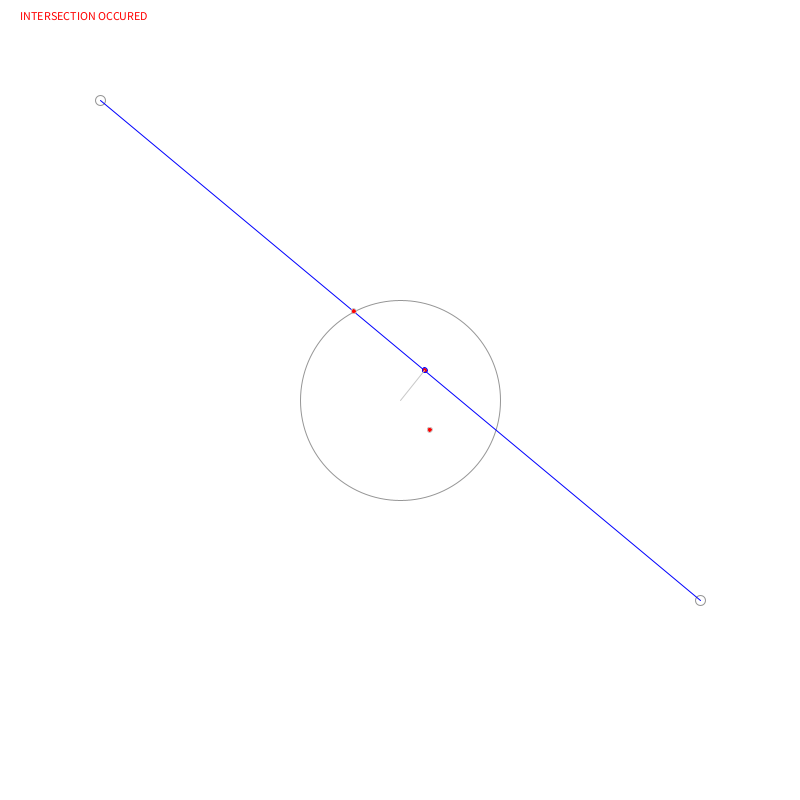
Frame 1 (no input)
Frame 60 (the mouse pressed at the canvas centre just before this capture): identical to frame 1, image omitted
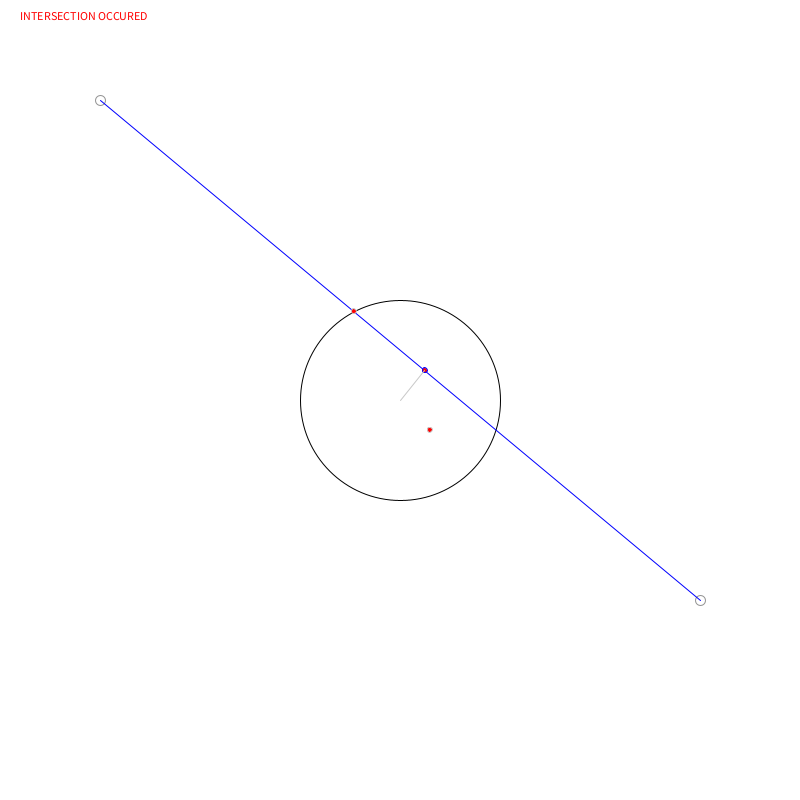
Frame 120 (the mouse held since frame 60 and released just before this capture)

The Processing sketch that drew these frames (run headless with seeded random() and noise(); from frame 60 on, the mouse is pressed at the canvas centre):

// Processing sketch: Circle_Intersection
// ── Circle_Intersection.pde
// Experiments with intersecting a line with a circle

public class Circle {
    private PVector m_position;
    private float   m_radius;
    private boolean m_highlighted;
    private boolean m_locked;
    private PVector m_offset;
    
    Circle(PVector newPosition, float newRadius) {
        m_position = newPosition;
        m_radius = newRadius;
        m_locked = false;
        m_offset = new PVector(0, 0);
    }
    
    public void draw() {
        // update
        m_highlighted = (dist(mouseX, mouseY, m_position.x, m_position.y) <= m_radius);
        
        // draw
        if (m_locked) {
            fill(255, 0, 0, 50);
        } else {
            noFill();
        }
        stroke(m_highlighted ? 0 : 150);
        ellipse(m_position.x, m_position.y, 2 * m_radius, 2 * m_radius);
    }
    
    // obtain offset from mouse
    public void mouseOffset() {
        m_offset.x = mouseX - m_position.x;
        m_offset.y = mouseY - m_position.y;
    }
    
    public void applyOffset() {
        if (m_locked) {
            m_position.x = mouseX - m_offset.x;
            m_position.y = mouseY - m_offset.y;
        }
    }
    
    // getters
    public boolean highlighted() {
        return m_highlighted;
    }
    public boolean locked() {
        return m_locked;
    }
    public PVector position() {
        return m_position;
    }
    public float radius() {
        return m_radius;
    }
    
    // setters
    public void setLocked(boolean locked) {
        if (m_locked != locked) {
            m_locked = locked;
        }
    }
}

public class Line {
    Circle m_p1, m_p2;
    
    Line(Circle p1, Circle p2) {
        m_p1 = p1;
        m_p2 = p2;
    }
    
    void draw() {
        stroke(0, 0, 255);
        // find slope of the line
        //float slope  = (m_p2.position().y - m_p1.position().y) / (m_p2.position().x - m_p1.position().x);
        //float startY = m_p1.position().y - m_p1.position().x * slope;
        //float endY   = m_p2.position().y + (width - m_p2.position().x) * slope;
        //line(0, startY, width, endY);
        line(m_p1.position().x, m_p1.position().y, m_p2.position().x, m_p2.position().y);
    }
}

// ====================[ Main program ]====================
Circle circle;
Circle p1, p2;
Line lineSegment;

void setup() {
    size(800, 800);
    background(255);
    
    // object instantiation
    circle = new Circle(new PVector(width / 2, height / 2), 100);
    p1 = new Circle(new PVector(100, 100), 5);
    p2 = new Circle(new PVector(700, 600), 5);
    lineSegment = new Line(p1, p2);
}

void draw() {
    // refresh background
    background(255);
    
    // draw a circle that can be
    circle.draw();
    p1.draw();
    p2.draw();
    lineSegment.draw();
    
    findIntersect();
}

//PVector getPointClosest( float x1, float y1, float x2, float y2, float x, float y ){
PVector getPointClosest(Line line, float x, float y) {
    float x1 = line.m_p1.position().x;
    float y1 = line.m_p1.position().y;
    float x2 = line.m_p2.position().x;
    float y2 = line.m_p2.position().y;
    
    PVector result = new PVector(); 
      
    float dx = x2 - x1; 
    float dy = y2 - y1; 
    float d = sqrt( dx*dx + dy*dy ); 
    float ca = dx/d; // cosine
    float sa = dy/d; // sine 
      
    float mX = (-x1+x)*ca + (-y1+y)*sa; 
  
    if( mX <= 0 ){
        result.x = x1; 
        result.y = y1; 
    } else if( mX >= d ){
        result.x = x2; 
        result.y = y2; 
    } else {
        result.x = x1 + mX*ca; 
        result.y = y1 + mX*sa; 
    }
      
    dx = x - result.x; 
    dy = y - result.y; 
    result.z = sqrt( dx*dx + dy*dy ); 
    return result;   
}

void getIntersectPointsOLD(PVector cPoint) {
    PVector circleOrigin    = circle.position(); 
    float halfSegmentLength = sqrt(sq(circle.radius()) - sq(dist(circleOrigin.x, circleOrigin.y, cPoint.x, cPoint.y)));
    PVector originToCPoint = cPoint.copy().sub(circleOrigin);
    float ratio = halfSegmentLength / circle.radius();
    
    // angle between center->cpoint and center->ipoint
    //float angle = 0;
    //if (abs(ratio) <= 1) {
    //    angle = -acos(ratio);
    //}
    float angle = -acos(ratio);
    angle += originToCPoint.heading() + PI/2;
    float ix = circleOrigin.x + circle.radius() * cos(angle);
    float iy = circleOrigin.y + circle.radius() * sin(angle);
    ellipse(ix, iy, 5, 5);
}

void getIntersectPoints(PVector c_) {
    float   R   = circle.radius();
    PVector O_  = circle.position();
    float   r   = sqrt(sq(R) - sq(dist(O_.x, O_.y, c_.x, c_.y)));
    PVector a__ = c_.copy().sub(O_);
    PVector b__ = new PVector(r, 0);
    
    b__.rotate(a__.heading() - PI/2);
    
    PVector p1_ = PVector.add(c_, b__);
    PVector p2_ = PVector.sub(c_, b__);
    ellipse(p1_.x, p1_.y, 5, 5);
    ellipse(p2_.y, p2_.y, 5, 5);
}

void findIntersect() {
    PVector closestPoint = getPointClosest(lineSegment, circle.position().x, circle.position().y);
    fill(255, 0, 0);
    ellipse(closestPoint.x, closestPoint.y, 5, 5);
    stroke(200);
    line(closestPoint.x, closestPoint.y, circle.position().x, circle.position().y);
    
    getIntersectPoints(closestPoint);
    
    // check if line intersects circle
    if (dist(closestPoint.x, closestPoint.y, circle.position().x, circle.position().y) <= circle.radius()) {
        text("INTERSECTION OCCURED", 20, 20);
    } else {
        text("NO INTERSECTION", 20, 20);
    }
}

// ====================[ Mouse events ]====================
void mousePressed() {
    circle.setLocked(circle.highlighted());
    circle.mouseOffset();
    
    p1.setLocked(p1.highlighted());
    p1.mouseOffset();
    
    p2.setLocked(p2.highlighted());
    p2.mouseOffset();
}

void mouseDragged() {
    circle.applyOffset();
    p1.applyOffset();
    p2.applyOffset();
}

void mouseReleased() {
    circle.setLocked(false);
    p1.setLocked(false);
    p2.setLocked(false);
}
